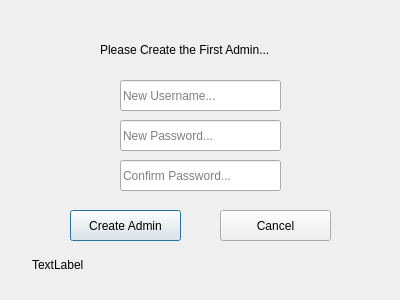
<?xml version="1.0" encoding="UTF-8"?>
<ui version="4.0">
 <class>FirstAdminDialog</class>
 <widget class="QDialog" name="FirstAdminDialog">
  <property name="geometry">
   <rect>
    <x>0</x>
    <y>0</y>
    <width>400</width>
    <height>300</height>
   </rect>
  </property>
  <property name="windowTitle">
   <string>First Admin Setup</string>
  </property>
  <widget class="QLineEdit" name="usernameLineEdit">
   <property name="geometry">
    <rect>
     <x>120</x>
     <y>80</y>
     <width>161</width>
     <height>31</height>
    </rect>
   </property>
   <property name="placeholderText">
    <string>New Username...</string>
   </property>
  </widget>
  <widget class="QLineEdit" name="passwordLineEdit">
   <property name="geometry">
    <rect>
     <x>120</x>
     <y>120</y>
     <width>161</width>
     <height>31</height>
    </rect>
   </property>
   <property name="text">
    <string/>
   </property>
   <property name="placeholderText">
    <string>New Password...</string>
   </property>
  </widget>
  <widget class="QLineEdit" name="confirmPasswordLineEdit">
   <property name="geometry">
    <rect>
     <x>120</x>
     <y>160</y>
     <width>161</width>
     <height>31</height>
    </rect>
   </property>
   <property name="text">
    <string/>
   </property>
   <property name="placeholderText">
    <string>Confirm Password...</string>
   </property>
  </widget>
  <widget class="QPushButton" name="createAdminButton">
   <property name="geometry">
    <rect>
     <x>70</x>
     <y>210</y>
     <width>111</width>
     <height>31</height>
    </rect>
   </property>
   <property name="text">
    <string>Create Admin</string>
   </property>
  </widget>
  <widget class="QPushButton" name="cancelButton">
   <property name="geometry">
    <rect>
     <x>220</x>
     <y>210</y>
     <width>111</width>
     <height>31</height>
    </rect>
   </property>
   <property name="text">
    <string>Cancel</string>
   </property>
  </widget>
  <widget class="QLabel" name="instructionLabel">
   <property name="geometry">
    <rect>
     <x>100</x>
     <y>40</y>
     <width>211</width>
     <height>20</height>
    </rect>
   </property>
   <property name="text">
    <string>Please Create the First Admin...</string>
   </property>
  </widget>
  <widget class="QLabel" name="messageLabel">
   <property name="geometry">
    <rect>
     <x>32</x>
     <y>249</y>
     <width>341</width>
     <height>31</height>
    </rect>
   </property>
   <property name="text">
    <string>TextLabel</string>
   </property>
  </widget>
 </widget>
 <resources/>
 <connections/>
</ui>
